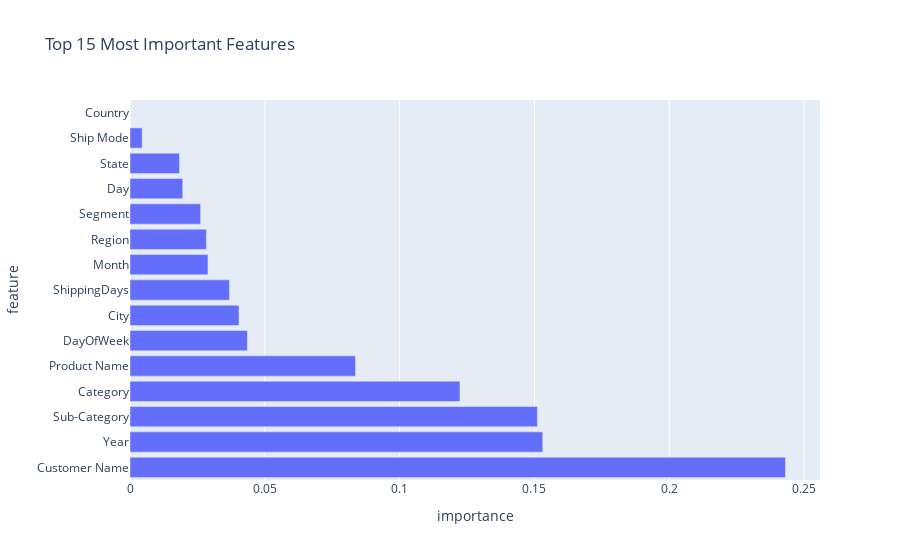

Notebook cell for this chart:
### Code cell
# Plot feature importance
feature_importance = pd.DataFrame({
    'feature': X.columns,
    'importance': model.feature_importances_
})
feature_importance = feature_importance.sort_values('importance', ascending=False)

fig = px.bar(
    feature_importance.head(15), 
    x='importance', 
    y='feature',
    title='Top 15 Most Important Features',
    orientation='h'
)
fig.show()

### Figure 1 — Plotly figure (JSON) as saved in the notebook; plotly's stock layout.template omitted (floating-point values rounded to 4 significant figures)
{"data": [{"alignmentgroup": "True", "hovertemplate": "importance=%{x}<br>feature=%{y}<extra></extra>", "legendgroup": "", "marker": {"color": "#636efa", "pattern": {"shape": ""}}, "name": "", "offsetgroup": "", "orientation": "h", "showlegend": false, "textposition": "auto", "type": "bar", "x": [0.2431, 0.1531, 0.1511, 0.1224, 0.08364, 0.04355, 0.04043, 0.0369, 0.02891, 0.02834, 0.02618, 0.01954, 0.01835, 0.00453, 0], "xaxis": "x", "y": ["Customer Name", "Year", "Sub-Category", "Category", "Product Name", "DayOfWeek", "City", "ShippingDays", "Month", "Region", "Segment", "Day", "State", "Ship Mode", "Country"], "yaxis": "y"}], "layout": {"autosize": true, "barmode": "relative", "legend": {"tracegroupgap": 0}, "title": {"text": "Top 15 Most Important Features"}, "xaxis": {"anchor": "y", "autorange": true, "domain": [0, 1], "range": [0, 0.2559], "title": {"text": "importance"}, "type": "linear"}, "yaxis": {"anchor": "x", "autorange": true, "domain": [0, 1], "range": [-0.5, 14.5], "title": {"text": "feature"}, "type": "category"}}}
